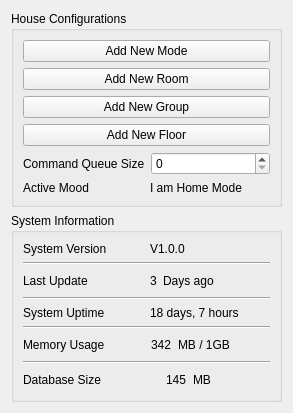
      <widget class="QWidget" name="Tab_settings">
       <attribute name="title">
        <string>Settings</string>
       </attribute>
       <layout class="QGridLayout" name="gridLayout_23">
        <item row="1" column="0">
         <widget class="QGroupBox" name="groupBox_8">
          <property name="title">
           <string>System Information</string>
          </property>
          <layout class="QGridLayout" name="gridLayout_24">
           <item row="5" column="0">
            <widget class="Line" name="line_3">
             <property name="orientation">
              <enum>Qt::Orientation::Horizontal</enum>
             </property>
            </widget>
           </item>
           <item row="3" column="0">
            <widget class="Line" name="line_2">
             <property name="orientation">
              <enum>Qt::Orientation::Horizontal</enum>
             </property>
            </widget>
           </item>
           <item row="6" column="0">
            <layout class="QHBoxLayout" name="horizontalLayout_29">
             <item>
              <widget class="QLabel" name="label_MemoryUsage">
               <property name="text">
                <string>Memory Usage</string>
               </property>
              </widget>
             </item>
             <item>
              <spacer name="horizontalSpacer_6">
               <property name="orientation">
                <enum>Qt::Orientation::Horizontal</enum>
               </property>
               <property name="sizeHint" stdset="0">
                <size>
                 <width>40</width>
                 <height>20</height>
                </size>
               </property>
              </spacer>
             </item>
             <item>
              <widget class="QLabel" name="Fetched_MemoryUsage">
               <property name="text">
                <string>342</string>
               </property>
              </widget>
             </item>
             <item>
              <widget class="QLabel" name="label_UnitOfMemoryUsage">
               <property name="text">
                <string>MB / 1GB</string>
               </property>
              </widget>
             </item>
             <item>
              <spacer name="horizontalSpacer_7">
               <property name="orientation">
                <enum>Qt::Orientation::Horizontal</enum>
               </property>
               <property name="sizeHint" stdset="0">
                <size>
                 <width>40</width>
                 <height>20</height>
                </size>
               </property>
              </spacer>
             </item>
            </layout>
           </item>
           <item row="2" column="0">
            <layout class="QHBoxLayout" name="horizontalLayout_27">
             <item>
              <widget class="QLabel" name="label_LastUpdate">
               <property name="text">
                <string>Last Update</string>
               </property>
              </widget>
             </item>
             <item>
              <spacer name="horizontalSpacer_8">
               <property name="orientation">
                <enum>Qt::Orientation::Horizontal</enum>
               </property>
               <property name="sizeHint" stdset="0">
                <size>
                 <width>40</width>
                 <height>20</height>
                </size>
               </property>
              </spacer>
             </item>
             <item>
              <widget class="QLabel" name="Fetched_LastUpdate">
               <property name="text">
                <string>3</string>
               </property>
              </widget>
             </item>
             <item>
              <widget class="QLabel" name="label_UnitOfLastUpdate">
               <property name="text">
                <string>Days ago</string>
               </property>
              </widget>
             </item>
             <item>
              <spacer name="horizontalSpacer_9">
               <property name="orientation">
                <enum>Qt::Orientation::Horizontal</enum>
               </property>
               <property name="sizeHint" stdset="0">
                <size>
                 <width>40</width>
                 <height>20</height>
                </size>
               </property>
              </spacer>
             </item>
            </layout>
           </item>
           <item row="8" column="0">
            <layout class="QHBoxLayout" name="horizontalLayout_30">
             <item>
              <widget class="QLabel" name="label_DatabaseSize">
               <property name="text">
                <string>Database Size</string>
               </property>
              </widget>
             </item>
             <item>
              <spacer name="horizontalSpacer_4">
               <property name="orientation">
                <enum>Qt::Orientation::Horizontal</enum>
               </property>
               <property name="sizeHint" stdset="0">
                <size>
                 <width>40</width>
                 <height>20</height>
                </size>
               </property>
              </spacer>
             </item>
             <item>
              <widget class="QLabel" name="Fetched_DatabaseSize">
               <property name="text">
                <string>145</string>
               </property>
              </widget>
             </item>
             <item>
              <widget class="QLabel" name="label_UnitOfDatabaseSize">
               <property name="text">
                <string>MB</string>
               </property>
              </widget>
             </item>
             <item>
              <spacer name="horizontalSpacer_5">
               <property name="orientation">
                <enum>Qt::Orientation::Horizontal</enum>
               </property>
               <property name="sizeHint" stdset="0">
                <size>
                 <width>40</width>
                 <height>20</height>
                </size>
               </property>
              </spacer>
             </item>
            </layout>
           </item>
           <item row="1" column="0">
            <widget class="Line" name="line">
             <property name="orientation">
              <enum>Qt::Orientation::Horizontal</enum>
             </property>
            </widget>
           </item>
           <item row="4" column="0">
            <layout class="QHBoxLayout" name="horizontalLayout_28">
             <item>
              <widget class="QLabel" name="label_SystemUptime">
               <property name="text">
                <string>System Uptime</string>
               </property>
              </widget>
             </item>
             <item>
              <widget class="QLabel" name="Fetched_SystemUptime">
               <property name="text">
                <string>18 days, 7 hours</string>
               </property>
              </widget>
             </item>
            </layout>
           </item>
           <item row="0" column="0">
            <layout class="QHBoxLayout" name="horizontalLayout_26">
             <item>
              <widget class="QLabel" name="label_SystemVersion">
               <property name="text">
                <string>System Version</string>
               </property>
              </widget>
             </item>
             <item>
              <widget class="QLabel" name="Fetched_SystemVersion">
               <property name="text">
                <string>V1.0.0</string>
               </property>
              </widget>
             </item>
            </layout>
           </item>
           <item row="7" column="0">
            <widget class="Line" name="line_4">
             <property name="orientation">
              <enum>Qt::Orientation::Horizontal</enum>
             </property>
            </widget>
           </item>
          </layout>
         </widget>
        </item>
        <item row="0" column="0">
         <widget class="QGroupBox" name="groupBox_HouseConfigurations">
          <property name="title">
           <string>House Configurations</string>
          </property>
          <layout class="QGridLayout" name="gridLayout_25">
           <item row="0" column="0">
            <layout class="QVBoxLayout" name="verticalLayout_4">
             <item>
              <widget class="QPushButton" name="pushButton_AddNewMode">
               <property name="text">
                <string>Add New Mode</string>
               </property>
              </widget>
             </item>
             <item>
              <widget class="QPushButton" name="pushButton_AddNewRoom">
               <property name="text">
                <string>Add New Room</string>
               </property>
              </widget>
             </item>
             <item>
              <widget class="QPushButton" name="pushButton_AddNewGroup">
               <property name="text">
                <string>Add New Group</string>
               </property>
              </widget>
             </item>
             <item>
              <widget class="QPushButton" name="pushButton_AddNewFloor">
               <property name="text">
                <string>Add New Floor</string>
               </property>
              </widget>
             </item>
            </layout>
           </item>
           <item row="1" column="0">
            <layout class="QVBoxLayout" name="verticalLayout_5">
             <item>
              <layout class="QHBoxLayout" name="horizontalLayout_31">
               <item>
                <widget class="QLabel" name="label_5">
                 <property name="text">
                  <string>Command Queue Size</string>
                 </property>
                </widget>
               </item>
               <item>
                <widget class="QSpinBox" name="Fetched_spinBox_CommandQueueSize"/>
               </item>
              </layout>
             </item>
             <item>
              <layout class="QHBoxLayout" name="horizontalLayout_32">
               <item>
                <widget class="QLabel" name="label_ActiveMood">
                 <property name="text">
                  <string>Active Mood</string>
                 </property>
                </widget>
               </item>
               <item>
                <widget class="QLabel" name="Fetched_ActiveMood">
                 <property name="text">
                  <string>I am Home Mode</string>
                 </property>
                </widget>
               </item>
              </layout>
             </item>
            </layout>
           </item>
          </layout>
         </widget>
        </item>
       </layout>
      </widget>
